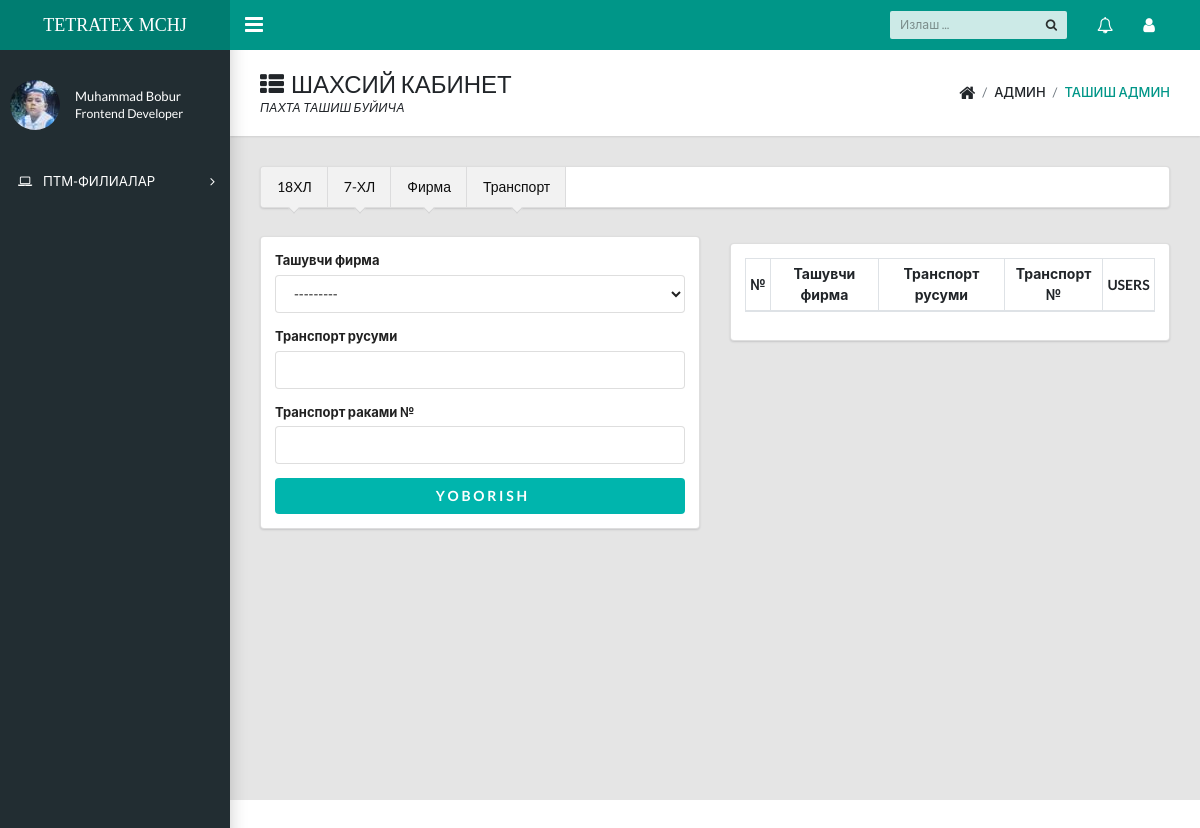
Page /home/transport/ (signed in) on the earlier database version.
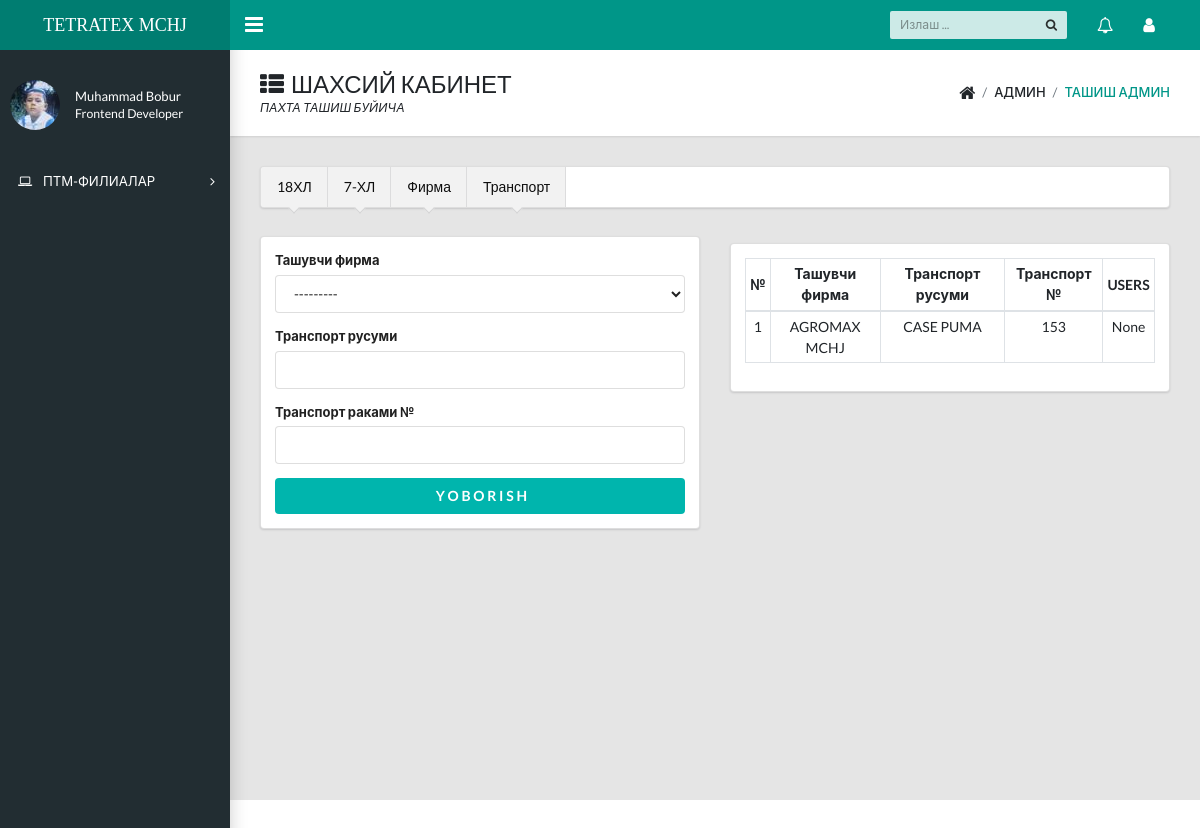
Same page on the later database version.
### tash/models.py (models this page shows, shortened)
class Transport(models.Model):
    firma=models.ForeignKey('Firma',on_delete=models.PROTECT,verbose_name='Фирма')
    rusum=models.CharField(max_length=20,verbose_name='Транспорт маркаси')
    tr_num=models.CharField(max_length=20,verbose_name='Транспорт раками')
    user=models.ForeignKey(User,on_delete=models.SET_NULL,null=True)
    class Meta:
        verbose_name_plural = "Т/Р руйхатдан утказиш"

### tash/views.py (the view, shortened to what this page needs)
# urls.py: path('transport/',truck, name="truck"),
def truck(request):
    form=TruckForm()
    user=request.user.profile
    truck=Transport.objects.values('firma__name','rusum','tr_num','user__first_name').order_by('-id')[0:15]
    context={'user':user,"form":form,"truck":truck}
    return render(request,'forms/truck.html',context)

### tash/forms.py
class TruckForm(forms.ModelForm):
    class Meta:
        model=Transport
        fields=('firma','rusum','tr_num')

### tash/models.py (called while the page is built)
    def __str__(self):
        return str(self.name)

### templates/forms/truck.html
{% extends 'docs/dashboard.html' %}
{% block content %}
<main class="app-content">
    <div class="app-title">
        <div>
        <h1><i class="fa fa-th-list pr-2"></i>ШАХСИЙ КАБИНЕТ</h1>
        <p>ПАХТА ТАШИШ БУЙИЧА </p>
        </div>
        <ul class="app-breadcrumb breadcrumb side">
            <li class="breadcrumb-item"><i class="fa fa-home fa-lg"></i></li>
            <li class="breadcrumb-item">АДМИН</li>
            <li class="breadcrumb-item active"><a href="#">ТАШИШ АДМИН</a></li>
        </ul>
    </div>
    {% include 'forms/navs.html' %}
    <div class="row">
        <div class="col-lg-6 col-sm-12">
            {% include 'forms/truck-inc.html' %}
        </div>
        <div class="d-none d-sm-block d-md-none d-lg-block pt-4 col-6">
            {% include 'forms/truck-table.html' %}
        </div>
    </div>
</main>
{% endblock %}

### templates/forms/truck-table.html
<div class="ui form segment">
<table class="table table-sm table-bordered text-center inverted teal">
    <thead>
      <tr>
        <th class="align-middle" scope="col">№</th>
        <th class="align-middle" scope="col">Ташувчи фирма</th>
        <th class="align-middle" scope="col">Транспорт русуми</th>
        <th class="align-middle" scope="col">Транспорт №</th>
        <th class="align-middle" scope="col">USERS</th>
      </tr>
    </thead>
    <tbody>
    {% for i in truck %}
        <tr>
            <td>{{forloop.counter}}</td>
            <td>{{i.firma__name}}</td>
            <td>{{i.rusum}}</td>
            <td>{{i.tr_num}}</td>
            <td>{{i.user__first_name}}</td>
        </tr>
    {% endfor %}
    </tbody>
  </table>
</div>

Differences in the rows shown:
added Transport: firma__name "AGROMAX MCHJ", rusum "CASE PUMA", tr_num "153", user__first_name "None"
